Frame 1 (no input): blank canvas, image omitted
Frame 60 (the mouse pressed at the canvas centre just before this capture): blank canvas, image omitted
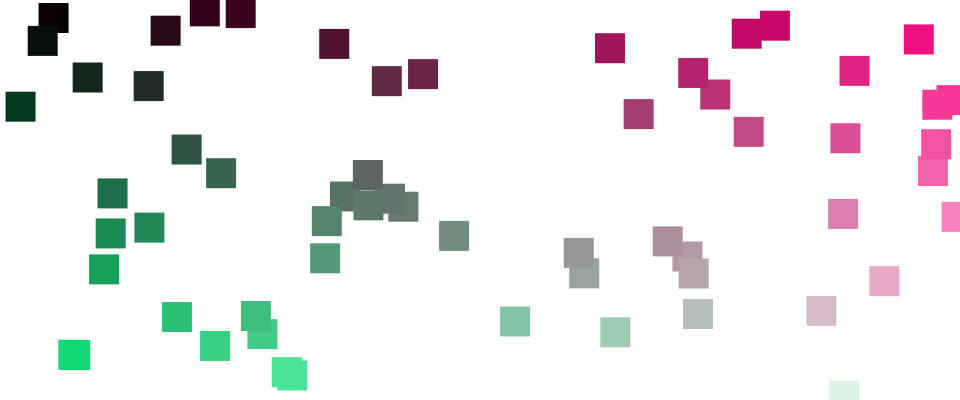
Frame 120 (the mouse held since frame 60 and released just before this capture)

The Processing sketch whose frames 1 and 60 were blank and that drew this single picture after the mouse press (run headless with seeded random() and noise(); from frame 60 on, the mouse is pressed at the canvas centre):

// Processing sketch: processing_17304
// ── processing_17304.pde

float x,y;
void setup() {
  size(960, 400);
  background(255);
  noStroke();  
}

void draw() {  //draw function loops 
  if(mousePressed){
    x = random(width+20)-10;
    y = random(height+20)-10; 
    fill(x/width *255,y/height *255,((x/width + y/height)/2) *255);
    rect(x,y,30,30);
  }
}

                
                                                                
